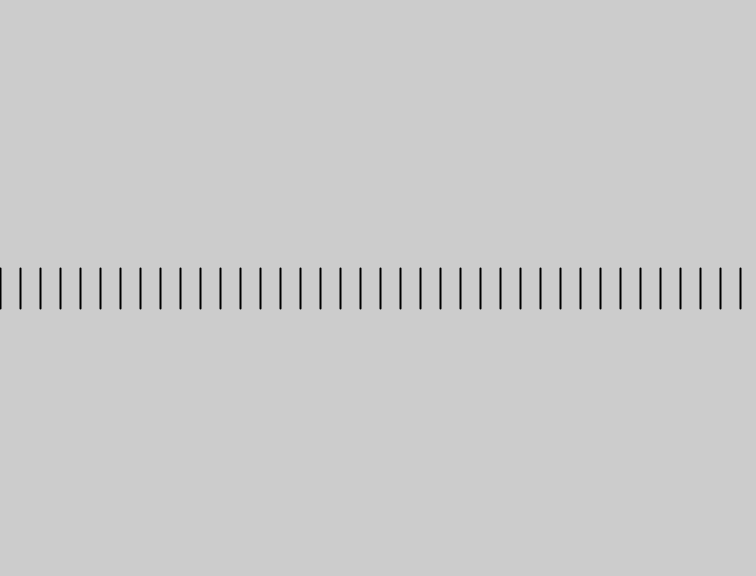
Frame 1 (no input)
Frame 60 (the mouse pressed at the canvas centre just before this capture): identical to frame 1, image omitted
Frame 120 (the mouse held since frame 60 and released just before this capture): identical to frame 1, image omitted

The Processing sketch that drew this single still picture (run headless with seeded random() and noise(); from frame 60 on, the mouse is pressed at the canvas centre):

// Processing sketch: A_Line
// ── A_Line.pde

int gridSize = 20;

void setup() {
  size(756, 576);
  strokeWeight(2);
}

void draw() {

  background(204);
  
  for (int x = 0; x <= width; x+=gridSize) {
    line(x, height/2-20, x, height/2+20); 
  }
  
}
